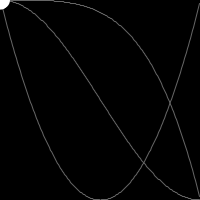
Frame 1 (no input)
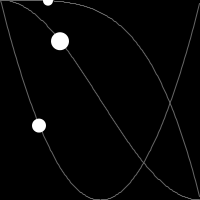
Frame 60 (the mouse pressed at the canvas centre just before this capture)
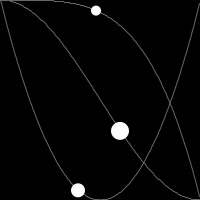
Frame 120 (the mouse held since frame 60 and released just before this capture)

The Processing sketch that drew these frames (run headless with seeded random() and noise(); from frame 60 on, the mouse is pressed at the canvas centre):

// Processing sketch: MovingOnCurves
// ── MovingOnCurves.pde
/**
 * Moving On Curves. 
 * 
 * Shapes may be moved along function curves by setting
 * their position to be the values input and returned 
 * from the equations. 
 * 
 * Updated 15 September 2002
 */
 
// Variables for first ellipse
int e1_size = 18;
float e1_x, e1_y = 0;
float e1_speed = 1.0;
int e1_direction = 1;

// Variables for second ellipse
int e2_size = 10;
float e2_x, e2_y = 0;
float e2_speed = 0.80;
int e2_direction = 1;

// Variables for third ellipse
int e3_size = 14;
float e3_x, e3_y = 0;
float e3_speed = 0.65;
int e3_direction = 1;


void setup() 
{
  size(200, 200);
  stroke(102);
  smooth();
  frameRate(30);
}

void draw() 
{
  background(0);
  
  noFill();
  stroke(102);
  
  beginShape();
  for(int i=0; i<width; i++) {
   vertex(i, singraph((float)i/width)*height);
  }
  endShape();
  
  beginShape();
  for(int i=0; i<width; i++) {
   vertex(i, quad((float)i/width)*height);
  }
  endShape();
  
  beginShape();
  for(int i=0; i<width; i++) {
   vertex(i, hump((float)i/width)*height);
  }
  endShape();
  
  e1_x += e1_speed * e1_direction;
  if (e1_x > width || e1_x < 0) {
    e1_direction = e1_direction * -1;
  }
  e1_y = singraph((float)e1_x/width)*height;
  
  noStroke();
  fill(255);
  ellipse(e1_x, e1_y, e1_size, e1_size);
  
  e2_x += e2_speed * e2_direction;
  if (e2_x > width || e2_x < 0) {
    e2_direction = e2_direction * -1;
  }
  e2_y = quad((float)e2_x/width)*height;
  noStroke();
  fill(255);
  ellipse(e2_x, e2_y, e2_size, e2_size);
  
  e3_x += e3_speed * e3_direction;
  if (e3_x > width || e3_x < 0) {
    e3_direction = e3_direction * -1;
  }
  e3_y = hump((float)e3_x/width)*height;
  noStroke();
  fill(255);
  ellipse(e3_x, e3_y, e3_size, e3_size);
}

float singraph(float sa) {
  sa = (sa - 0.5) * 1.0; //scale from -1 to 1
  sa = sin(sa*PI)/2 + 0.5;
  return sa;
}

float quad(float sa) {
  return sa*sa*sa*sa;
}

float hump(float sa) {
  sa = (sa - 0.5) * 2; //scale from -2 to 2
  sa = sa*sa;
  if(sa > 1) { sa = 1; }
  return 1-sa;
}
